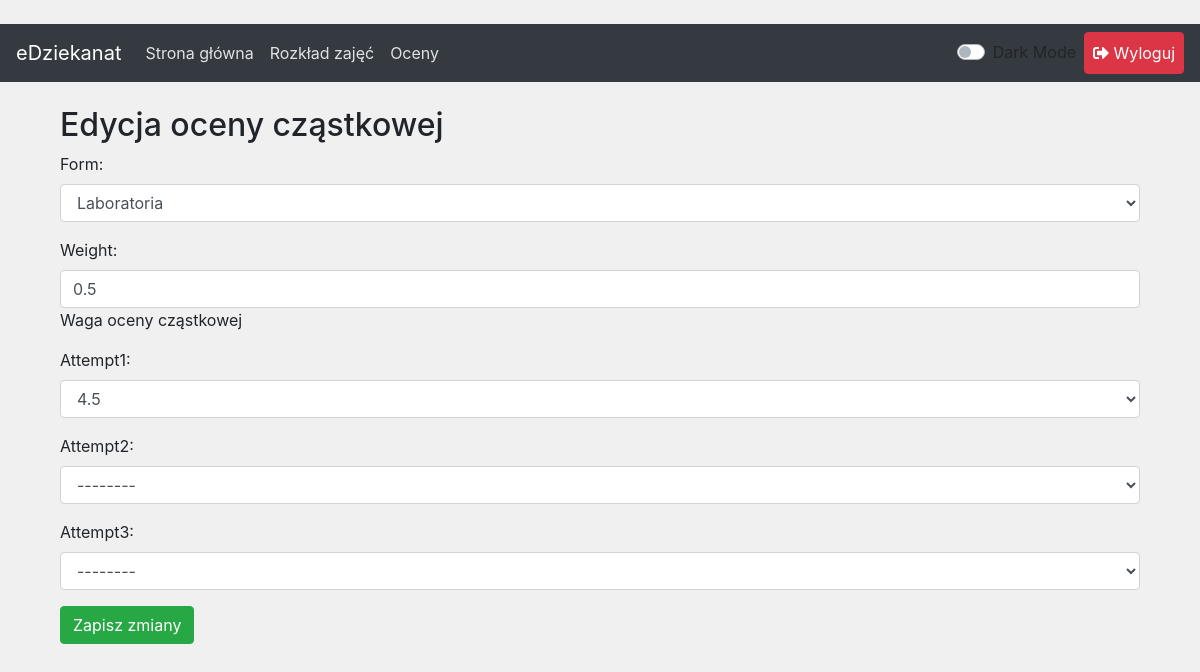
The app's page /grades/edit/12/ (signed in), older data.
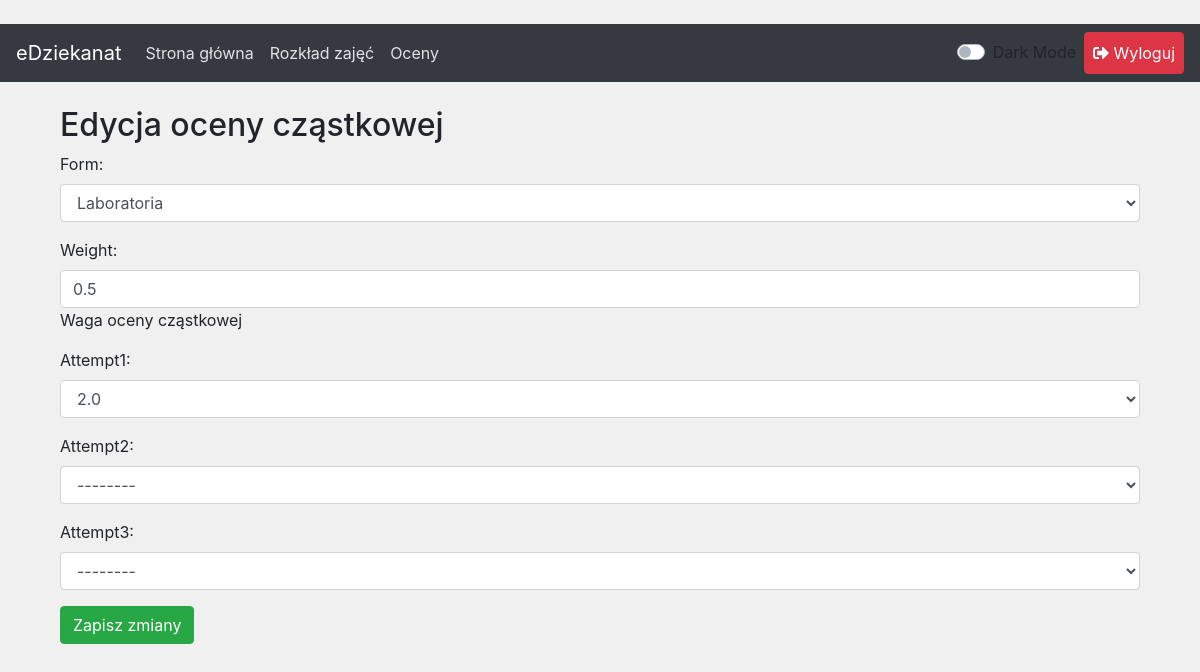
The same page, newer data.
### core/models.py (models this page shows, shortened)
class PartialGrade(models.Model):
    final_grade = models.ForeignKey(FinalGrade, on_delete=models.CASCADE)
    form = models.CharField(max_length=20, choices=FORM_CHOICES)
    weight = models.FloatField(default=1.0, help_text="Waga oceny cząstkowej")
    attempt1 = models.CharField(max_length=10, choices=GRADE_CHOICES, blank=True)
    attempt2 = models.CharField(max_length=10, choices=GRADE_CHOICES, blank=True)
    attempt3 = models.CharField(max_length=10, choices=GRADE_CHOICES, blank=True)
    class Meta:
        unique_together = ('final_grade', 'form')

### core/views.py (the view)
# urls.py: path('grades/edit/<int:partial_id>/', views.edit_partial_grade, name='edit_partial_grade'),
@login_required
def edit_partial_grade(request, partial_id):
    partial = get_object_or_404(PartialGrade, id=partial_id, final_grade__user=request.user)
    if request.method == 'POST':
        form = PartialGradeForm(request.POST, instance=partial, final_grade=partial.final_grade)
        if form.is_valid():
            form.save()
            return redirect('grades')
    else:
        form = PartialGradeForm(instance=partial, final_grade=partial.final_grade)
    return render(request, 'edit_partial_grade.html', {'form': form, 'partial': partial})

### core/forms.py (shortened to what this page needs)
class PartialGradeForm(forms.ModelForm):
    class Meta:
        model = PartialGrade
        fields = ['form', 'weight', 'attempt1', 'attempt2', 'attempt3']
        widgets = {
            'form': forms.Select(attrs={'class': 'form-control'}),
            'weight': forms.NumberInput(attrs={'class': 'form-control'}),
            'attempt1': forms.Select(attrs={'class': 'form-control'}),
            'attempt2': forms.Select(attrs={'class': 'form-control'}),
            'attempt3': forms.Select(attrs={'class': 'form-control'}),
        }
    def __init__(self, *args, **kwargs):
        self.final_grade = kwargs.pop('final_grade', None)
        super().__init__(*args, **kwargs)
        self.fields['attempt2'].required = False
        self.fields['attempt3'].required = False
        original_choices_2 = [choice for choice in self.fields['attempt2'].choices if choice[0] != '']
        original_choices_3 = [choice for choice in self.fields['attempt3'].choices if choice[0] != '']
        self.fields['attempt2'].choices = [('', '--------')] + original_choices_2
        self.fields['attempt3'].choices = [('', '--------')] + original_choices_3

### templates/edit_partial_grade.html (shortened to what this page needs)
﻿{% extends 'base.html' %}
{% block content %}
<div class="container mt-4">
    <h2>Edycja oceny cząstkowej</h2>
    <form method="post">
        {{ form.as_p }}
        <button type="submit" class="btn btn-success">Zapisz zmiany</button>
    </form>
</div>
{% endblock %}

Row changes from the older to the newer data that the page shows:
changed PartialGrade "Laboratoria": attempt1 "4.5" → "2.0"
